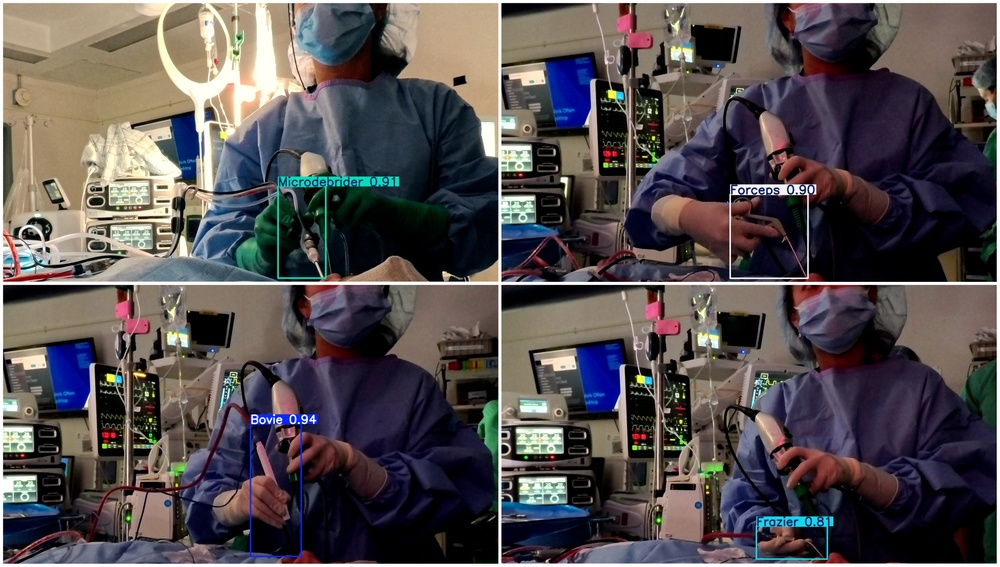
#> input picture output.jpg, 1000 x 567 px, shrunk from 4897 x 2775 before the run
$ python layout.py output.jpg output.jpg output.jpg output.jpg out.png
#> lines starting #> are read from the running program, lines starting #| are printed output that depends on the picture
#!/usr/bin/env python3
# Combine 4 JPG images into a single 2x2 collage.

import sys
import argparse
from PIL import Image, ImageOps

def parse_tile_spec(s):
    if not s:
        return None
    s = str(s).lower().strip()
    if "x" in s:
        w, h = s.split("x", 1)
        return int(w), int(h)
    n = int(s)
    return n, n

def prepare_tile(img: Image.Image, tile_w: int, tile_h: int, bg_color: str) -> Image.Image:
    img = ImageOps.exif_transpose(img)
    if img.mode not in ("RGB", "RGBA"):
        img = img.convert("RGB")
    # Fit the image into the tile while preserving aspect ratio, centered on background
    fitted = img.copy()
    fitted.thumbnail((tile_w, tile_h), Image.LANCZOS)
    tile = Image.new("RGB", (tile_w, tile_h), bg_color)
    ox = (tile_w - fitted.width) // 2
    oy = (tile_h - fitted.height) // 2
    tile.paste(fitted, (ox, oy))
    return tile

def main(argv):
    parser = argparse.ArgumentParser(description="Organize 4 JPG images into 1 (2x2 grid).")
    parser.add_argument("img1")
    parser.add_argument("img2")
    parser.add_argument("img3")
    parser.add_argument("img4")
    parser.add_argument("output", help="Output image path (e.g., collage.jpg)")
    parser.add_argument("--tile", help="Tile size per image. Examples: 512 or 800x600. Default: auto from inputs.", default=None)
    parser.add_argument("--margin", type=int, default=0, help="Margin in pixels around and between tiles. Default: 0")
    parser.add_argument("--bg", default="#ffffff", help="Background color (e.g., #ffffff or black). Default: white")
    args = parser.parse_args(argv)

    paths = [args.img1, args.img2, args.img3, args.img4]
    images = []
    try:
        for p in paths:
            img = Image.open(p)
#> img is the input picture: PIL image 1000x567 RGB; mean R, G, B 84.7, 78.4, 79.9
            img = ImageOps.exif_transpose(img)
            images.append(img)
    except Exception as e:
        print(f"Failed to open images: {e}", file=sys.stderr)
        return 1

    # Determine tile size
    tile_spec = parse_tile_spec(args.tile)
    if tile_spec:
        tile_w, tile_h = tile_spec
    else:
        # Auto: use the min width/height among inputs to avoid upscaling
        tile_w = min(im.width for im in images)
        tile_h = min(im.height for im in images)

    tiles = [prepare_tile(im, tile_w, tile_h, args.bg) for im in images]
#> in prepare_tile, `tile = Image.new("RGB", (tile_w, tile_h), bg_color)`: tile: PIL image 1000x567 RGB; every value is 255

    m = max(0, int(args.margin))
    out_w = tile_w * 2 + m * 3
    out_h = tile_h * 2 + m * 3
    out = Image.new("RGB", (out_w, out_h), args.bg)
#> out: PIL image 2000x1134 RGB; every value is 255

    positions = [
        (m, m),  # top-left
        (m * 2 + tile_w, m),  # top-right
        (m, m * 2 + tile_h),  # bottom-left
        (m * 2 + tile_w, m * 2 + tile_h),  # bottom-right
    ]

    for tile, pos in zip(tiles, positions):
        out.paste(tile, pos)
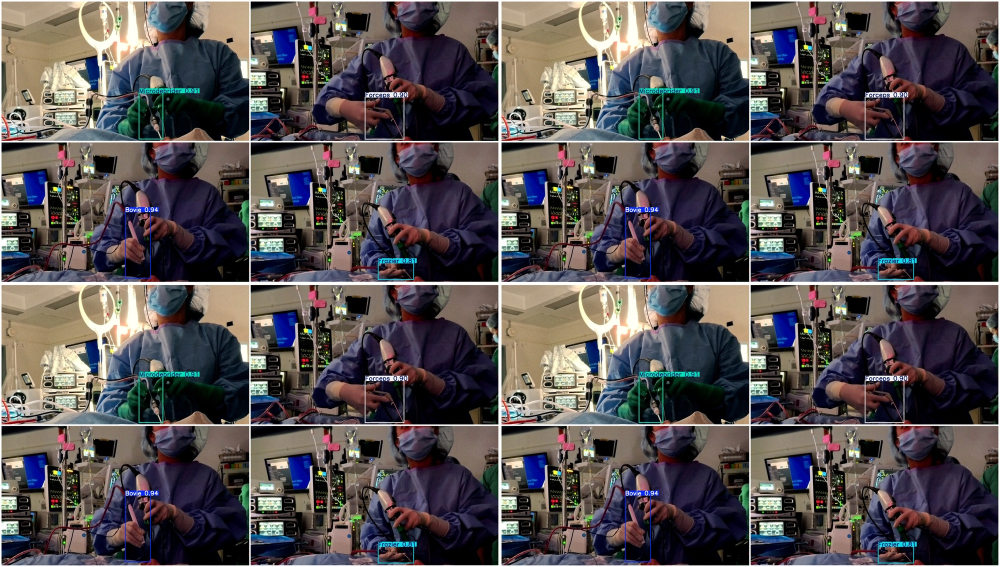
#> out: PIL image 2000x1134 RGB (shown at 1/2 size); mean R, G, B 84.7, 78.4, 79.9

    try:
        # If output is JPG, ensure RGB mode
        if args.output.lower().endswith((".jpg", ".jpeg")) and out.mode != "RGB":
            out = out.convert("RGB")
        out.save(args.output, quality=95)
    except Exception as e:
        print(f"Failed to save output: {e}", file=sys.stderr)
        return 1

    return 0

if __name__ == "__main__":
    sys.exit(main(sys.argv[1:]))
#> (the program exits here)
